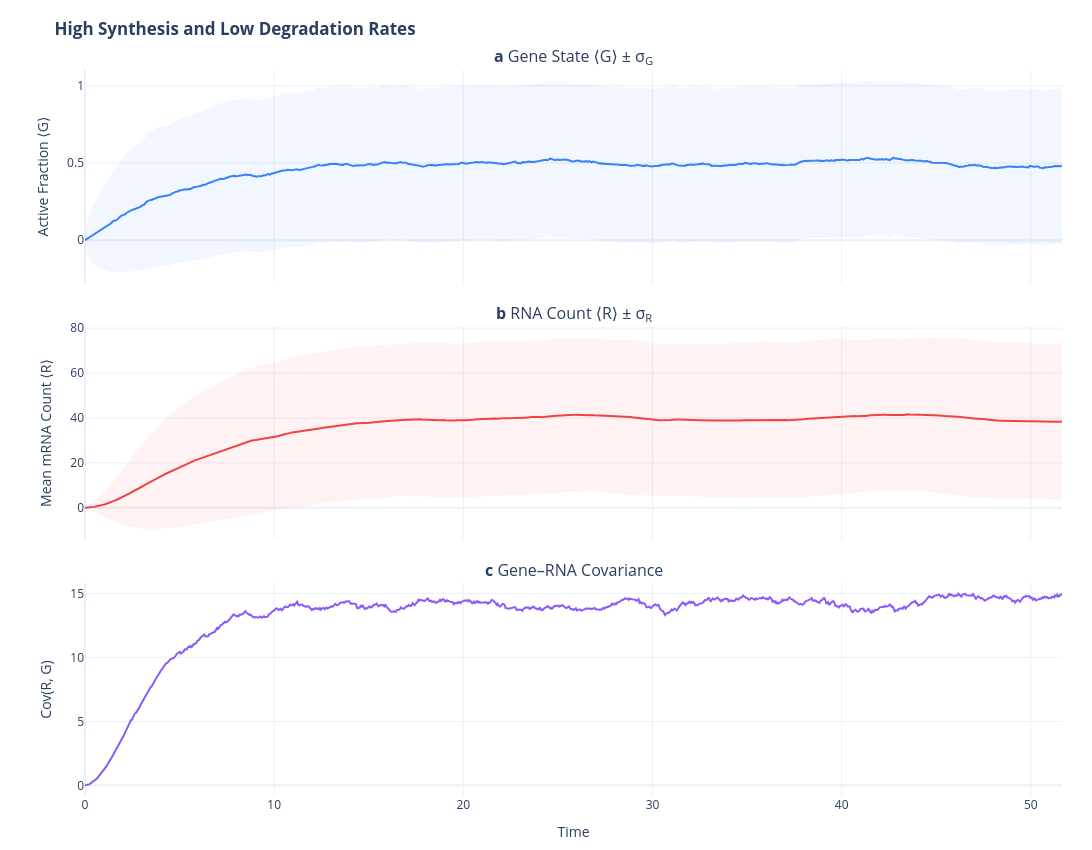

Notebook code for this chart:
### Markdown cell above
**2a. High expression** ($k_{\text{syn}}/k_{\text{deg}} = 40/0.5 = 80$)

Expect a **high steady-state ⟨R⟩** with correspondingly large absolute fluctuations.

### Code cell
run_experiment(
    title="High Synthesis and Low Degradation Rates",
    k_syn=40.0,
    k_deg=0.5
)

### Figure 1 — Plotly figure (JSON) as saved in the notebook; plotly's stock layout.template omitted (floating-point values rounded to 4 significant figures; data arrays with more than 128 entries replaced by an {"elided": "..."} marker saying what was removed)
{"data": [{"hoverinfo": "skip", "line": {"width": 0}, "showlegend": false, "type": "scatter", "x": {"elided": "1000 float values"}, "xaxis": "x", "y": {"elided": "1000 float values"}, "yaxis": "y"}, {"fill": "tonexty", "fillcolor": "rgba(59, 130, 246, 0.07)", "hoverinfo": "skip", "line": {"width": 0}, "showlegend": false, "type": "scatter", "x": {"elided": "1000 float values"}, "xaxis": "x", "y": {"elided": "1000 float values"}, "yaxis": "y"}, {"hovertemplate": "⟨G⟩ = %{y:.3f}<extra></extra>", "line": {"color": "#3B82F6", "width": 2}, "showlegend": false, "type": "scatter", "x": {"elided": "1000 float values"}, "xaxis": "x", "y": {"elided": "1000 float values"}, "yaxis": "y"}, {"hoverinfo": "skip", "line": {"width": 0}, "showlegend": false, "type": "scatter", "x": {"elided": "1000 float values"}, "xaxis": "x2", "y": {"elided": "1000 float values"}, "yaxis": "y2"}, {"fill": "tonexty", "fillcolor": "rgba(239, 68, 68, 0.07)", "hoverinfo": "skip", "line": {"width": 0}, "showlegend": false, "type": "scatter", "x": {"elided": "1000 float values"}, "xaxis": "x2", "y": {"elided": "1000 float values"}, "yaxis": "y2"}, {"hovertemplate": "⟨R⟩ = %{y:.1f}<extra></extra>", "line": {"color": "#EF4444", "width": 2}, "showlegend": false, "type": "scatter", "x": {"elided": "1000 float values"}, "xaxis": "x2", "y": {"elided": "1000 float values"}, "yaxis": "y2"}, {"hovertemplate": "Cov = %{y:.3f}<extra></extra>", "line": {"color": "#8B5CF6", "width": 2}, "showlegend": false, "type": "scatter", "x": {"elided": "1000 float values"}, "xaxis": "x3", "y": {"elided": "1000 float values"}, "yaxis": "y3"}], "layout": {"annotations": [{"font": {"size": 16}, "showarrow": false, "text": "<b>a</b> Gene State ⟨G⟩ ± σ<sub>G</sub>", "x": 0.5, "xanchor": "center", "xref": "paper", "y": 1, "yanchor": "bottom", "yref": "paper"}, {"font": {"size": 16}, "showarrow": false, "text": "<b>b</b> RNA Count ⟨R⟩ ± σ<sub>R</sub>", "x": 0.5, "xanchor": "center", "xref": "paper", "y": 0.6467, "yanchor": "bottom", "yref": "paper"}, {"font": {"size": 16}, "showarrow": false, "text": "<b>c</b> Gene–RNA Covariance", "x": 0.5, "xanchor": "center", "xref": "paper", "y": 0.2933, "yanchor": "bottom", "yref": "paper"}], "height": 850, "hovermode": "x", "margin": {"b": 50, "l": 85, "r": 30, "t": 70}, "title": {"text": "<b>High Synthesis and Low Degradation Rates</b>"}, "width": 1100, "xaxis": {"anchor": "y", "domain": [0, 1], "matches": "x3", "showticklabels": false}, "xaxis2": {"anchor": "y2", "domain": [0, 1], "matches": "x3", "showticklabels": false}, "xaxis3": {"anchor": "y3", "domain": [0, 1], "title": {"text": "Time"}}, "yaxis": {"anchor": "x", "domain": [0.7067, 1], "title": {"text": "Active Fraction ⟨G⟩"}}, "yaxis2": {"anchor": "x2", "domain": [0.3533, 0.6467], "title": {"text": "Mean mRNA Count ⟨R⟩"}}, "yaxis3": {"anchor": "x3", "domain": [0, 0.2933], "title": {"text": "Cov(R, G)"}}}}
